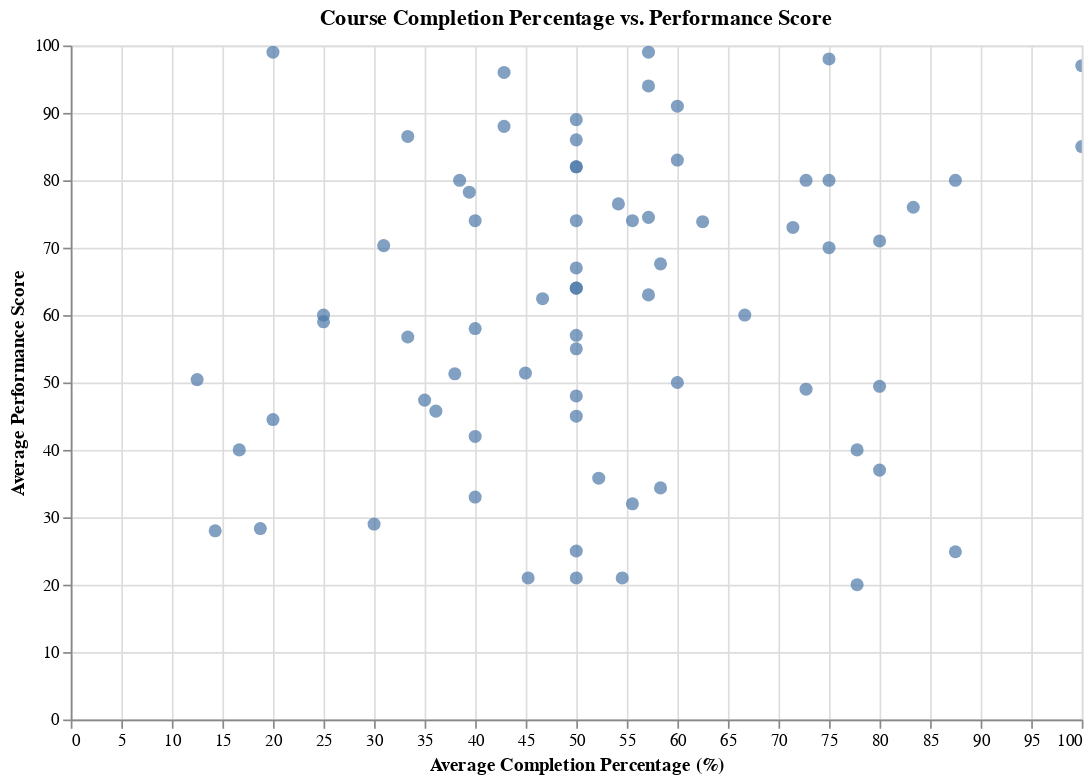

Write notebook code for a chart like this one.
### Markdown cell above
Hypothesis: Employees with a higher completion percentage in courses achieve higher performance scores.

### Code cell
performance_summary = employee_performance.groupby(['user_id', 'name', 'designation']).agg({
    'completion_percentage': 'mean',
    'performance_score': 'mean'
}).reset_index()

# Create an interactive scatter plot
chart1 = alt.Chart(performance_summary).mark_circle(size=60).encode(
    x=alt.X('completion_percentage:Q', title='Average Completion Percentage (%)'),
    y=alt.Y('performance_score:Q', title='Average Performance Score'),
    tooltip=['completion_percentage', 'performance_score']
).properties(
    title='Course Completion Percentage vs. Performance Score',
    width=600,
    height=400
).interactive()

chart1.show()

### Figure 1 — Vega-Lite specification as saved in the notebook (floating-point values rounded to 4 significant figures)
{"config": {"view": {"continuousWidth": 300, "continuousHeight": 300}}, "data": {"name": "data-211c1580a29a0638a8ecf937d722faa7"}, "mark": {"type": "circle", "size": 60}, "encoding": {"tooltip": [{"field": "completion_percentage", "type": "quantitative"}, {"field": "performance_score", "type": "quantitative"}], "x": {"field": "completion_percentage", "title": "Average Completion Percentage (%)", "type": "quantitative"}, "y": {"field": "performance_score", "title": "Average Performance Score", "type": "quantitative"}}, "height": 400, "params": [{"name": "param_9", "select": {"type": "interval", "encodings": ["x", "y"]}, "bind": "scales"}], "title": "Course Completion Percentage vs. Performance Score", "width": 600, "$schema": "https://vega.github.io/schema/vega-lite/v5.20.1.json", "datasets": {"data-211c1580a29a0638a8ecf937d722faa7": [{"user_id": "0564dc8a-2c53-44ac-b2ec-499755de840f", "name": "Shawna Flores", "designation": "UI/UX Designer", "completion_percentage": 44.97, "performance_score": 51.4}, {"user_id": "07f6381b-edfe-4f3e-b485-0fc0d9fb6e97", "name": "Ryan Humphrey", "designation": "AI Specialist", "completion_percentage": 30.95, "performance_score": 70.31}, {"user_id": "08d9ffbd-de91-441c-8e9a-b788fb4d4e63", "name": "Jennifer Johnson", "designation": "Cybersecurity Specialist", "completion_percentage": 77.78, "performance_score": 20.0}, {"user_id": "08deeed2-0763-4c37-8a19-0c6be01687f6", "name": "Brenda Bird", "designation": "Cybersecurity Specialist", "completion_percentage": 75.0, "performance_score": 80.0}, {"user_id": "0d525492-03a0-4e66-87d9-f4d4df10aa24", "name": "Justin Potts", "designation": "Software Tester", "completion_percentage": 14.29, "performance_score": 28.0}, {"user_id": "109eb90e-2ed1-4814-8c38-327f205d701f", "name": "Mary Lowery", "designation": "Data Scientist", "completion_percentage": 87.5, "performance_score": 24.89}, {"user_id": "13440170-ced1-44e7-9564-178443535f85", "name": "Hannah Oconnor", "designation": "Cybersecurity Specialist", "completion_percentage": 50.0, "performance_score": 48.0}, {"user_id": "17365fa9-099c-4832-b731-b0405dff9e2c", "name": "Laura Williams", "designation": "AI Specialist", "completion_percentage": 42.86, "performance_score": 88.0}, {"user_id": "179160f0-a7e1-4eea-868d-a2140b587c5d", "name": "Timothy Lambert", "designation": "Data Engineer", "completion_percentage": 58.33, "performance_score": 34.36}, {"user_id": "1882a27f-47dd-445c-a860-9860c38ee52d", "name": "Angela Freeman DDS", "designation": "Data Scientist", "completion_percentage": 20.0, "performance_score": 44.5}, {"user_id": "1a95714c-7433-4b17-8676-9b6cb1c24c95", "name": "Michelle Shaffer", "designation": "Mobile Developer", "completion_percentage": 57.14, "performance_score": 74.5}, {"user_id": "1c5115b0-e1b8-41c1-bb02-d700d7145284", "name": "Tim Johnston", "designation": "Web Developer", "completion_percentage": 25.0, "performance_score": 60.0}, {"user_id": "2ab482cf-9a1d-4271-9de5-812857d00f15", "name": "James Lyons", "designation": "Data Engineer", "completion_percentage": 87.5, "performance_score": 80.0}, {"user_id": "2c914c16-a68f-4c6c-950c-84f4b86c2a7b", "name": "Bryan Smith", "designation": "Software Tester", "completion_percentage": 18.75, "performance_score": 28.33}, {"user_id": "304dcd27-7544-4ae5-9de3-1475fe9c40e3", "name": "James Hernandez", "designation": "Data Engineer", "completion_percentage": 72.73, "performance_score": 80.0}, {"user_id": "3855a262-1914-476d-8b2d-3a95e575e4de", "name": "Andrew Burke", "designation": "AI Specialist", "completion_percentage": 42.86, "performance_score": 96.0}, {"user_id": "38995514-089d-469e-b7e0-d72ef1f642d3", "name": "Shirley Miller", "designation": "UI/UX Designer", "completion_percentage": 50.0, "performance_score": 74.0}, {"user_id": "3aad913a-f14d-4eb0-857c-2800a33e40db", "name": "Michael Hull", "designation": "UI/UX Designer", "completion_percentage": 50.0, "performance_score": 82.0}, {"user_id": "3cd83988-77f8-44d1-84fa-6a43ad4ec8f3", "name": "Peter Walker", "designation": "AI Specialist", "completion_percentage": 20.0, "performance_score": 99.0}, {"user_id": "3d629268-0c56-4a69-b55d-c9cc3a8cac89", "name": "Danielle Carpenter", "designation": "Web Developer", "completion_percentage": 40.0, "performance_score": 74.0}, {"user_id": "486784cb-20a9-41d5-a147-2619b685f7fc", "name": "Michelle Brennan", "designation": "Data Engineer", "completion_percentage": 75.0, "performance_score": 70.0}, {"user_id": "49ccf0c9-64fc-4812-b09a-0a70d1ad733d", "name": "Maria Miller", "designation": "Data Engineer", "completion_percentage": 50.0, "performance_score": 67.0}, {"user_id": "49dc971a-2106-4dbb-b750-4b2d37bee24b", "name": "Alison Carr", "designation": "Web Developer", "completion_percentage": 57.14, "performance_score": 94.0}, {"user_id": "516c7f77-8812-446d-a146-a9be94fdc2a4", "name": "Megan Russo", "designation": "DevOps Engineer", "completion_percentage": 60.0, "performance_score": 91.0}, {"user_id": "53a3b69b-dd40-4d5a-a15c-433f442e53a6", "name": "Traci Ortiz", "designation": "AI Specialist", "completion_percentage": 12.5, "performance_score": 50.43}, {"user_id": "5513d463-19a8-459a-8173-6450b0632048", "name": "Christine Garcia", "designation": "AI Specialist", "completion_percentage": 16.67, "performance_score": 40.0}, {"user_id": "57d0874f-fb72-43bf-9d88-da2da7a3a1e8", "name": "Steve Lam", "designation": "Cybersecurity Specialist", "completion_percentage": 55.56, "performance_score": 32.0}, {"user_id": "58f0f152-7dee-47c8-92bb-56e1aa4da25a", "name": "Brenda Carter", "designation": "DevOps Engineer", "completion_percentage": 100.0, "performance_score": 97.0}, {"user_id": "5ee3ede2-23f3-4be2-958f-a96e22fbb2e0", "name": "Jessica Abbott", "designation": "AI Specialist", "completion_percentage": 50.0, "performance_score": 25.0}, {"user_id": "6483031e-7f1d-402e-a13d-56622e6157ee", "name": "Teresa Lee", "designation": "AI Specialist", "completion_percentage": 57.14, "performance_score": 99.0}, {"user_id": "6c0c5d2d-ce33-4a6e-91f4-810b7ec7fd8a", "name": "Zachary Eaton", "designation": "DevOps Engineer", "completion_percentage": 80.0, "performance_score": 37.0}, {"user_id": "6d19c180-92da-4d5f-9e8d-92030b99f39d", "name": "Debbie Wilson", "designation": "Cybersecurity Specialist", "completion_percentage": 72.73, "performance_score": 49.0}, {"user_id": "7568652e-ddab-4102-9c44-590336b3afcf", "name": "Julie Woods", "designation": "AI Specialist", "completion_percentage": 77.78, "performance_score": 40.0}, {"user_id": "77616122-6463-4f54-97bf-e41d45e28e0b", "name": "Dale Hicks", "designation": "Cybersecurity Specialist", "completion_percentage": 80.0, "performance_score": 71.0}, {"user_id": "7b6cac55-e272-496a-bb17-0136c460474e", "name": "Michael Daniels", "designation": "Web Developer", "completion_percentage": 54.17, "performance_score": 76.5}, {"user_id": "7ba92d62-52bd-48c4-8146-da84e760a18a", "name": "Matthew Miller", "designation": "Web Developer", "completion_percentage": 50.0, "performance_score": 21.0}, {"user_id": "7ddd3ed2-e4d2-420c-bd01-fa05cd2c6ab1", "name": "Sarah Gordon", "designation": "Software Tester", "completion_percentage": 62.5, "performance_score": 73.86}, {"user_id": "8145dc69-db05-4889-8115-6ae7bbeb03f4", "name": "Denise Benjamin", "designation": "AI Specialist", "completion_percentage": 33.33, "performance_score": 86.5}, {"user_id": "81e6a967-835d-4467-a505-867bf80eb314", "name": "Catherine Lester", "designation": "Data Scientist", "completion_percentage": 60.0, "performance_score": 50.0}, {"user_id": "82dde003-268e-4a7e-92f5-6aa9fc78cb11", "name": "Jeff Russo", "designation": "UI/UX Designer", "completion_percentage": 30.0, "performance_score": 29.0}, {"user_id": "84d7ebb2-9c2b-4149-9ab0-f7b51f82841e", "name": "Shawn Cummings", "designation": "Data Scientist", "completion_percentage": 80.0, "performance_score": 49.43}, {"user_id": "89af6831-8b40-4fbf-86e4-c1c871105249", "name": "Valerie Williams", "designation": "Web Developer", "completion_percentage": 37.99, "performance_score": 51.29}, {"user_id": "8eaf1874-9365-4c36-81d7-fe383e8720fc", "name": "Monica Schneider", "designation": "DevOps Engineer", "completion_percentage": 40.0, "performance_score": 58.0}, {"user_id": "956b2015-ab24-4c4c-b309-e171d296f4cb", "name": "Diana Kennedy", "designation": "Software Tester", "completion_percentage": 50.0, "performance_score": 89.0}, {"user_id": "98984613-ae00-44be-a1d4-2f75bcdb7349", "name": "Jennifer Harris", "designation": "Mobile Developer", "completion_percentage": 50.0, "performance_score": 86.0}, {"user_id": "9a08f052-ef2c-4495-916d-e8e818ef0b48", "name": "Casey Webb", "designation": "AI Specialist", "completion_percentage": 100.0, "performance_score": 85.0}, {"user_id": "a3cd58bf-124b-4a01-89be-e74265c6ff54", "name": "Stephen Russell", "designation": "Software Tester", "completion_percentage": 45.24, "performance_score": 21.0}, {"user_id": "a4e95cf4-5b51-4003-a4aa-b56eef7d9a05", "name": "Anthony Buckley", "designation": "UI/UX Designer", "completion_percentage": 38.46, "performance_score": 80.0}, {"user_id": "a66ba3e2-10fc-479b-99bd-902d93372f12", "name": "Nancy Carter", "designation": "UI/UX Designer", "completion_percentage": 33.33, "performance_score": 56.75}, {"user_id": "a769e100-ae92-4a0a-96d0-628ce6c9c579", "name": "Bethany Pollard", "designation": "Software Tester", "completion_percentage": 52.22, "performance_score": 35.8}, {"user_id": "b193c0bf-4da4-4916-b591-3b630184d8e8", "name": "Michael Campbell", "designation": "Mobile Developer", "completion_percentage": 50.0, "performance_score": 82.0}, {"user_id": "c16b825a-4cc9-4bac-8477-d586105560c9", "name": "Jessica Park", "designation": "Web Developer", "completion_percentage": 39.42, "performance_score": 78.24}, {"user_id": "c40bae19-4aa7-472c-9fdf-5010236b7f19", "name": "Chad Guzman", "designation": "Data Engineer", "completion_percentage": 40.0, "performance_score": 42.0}, {"user_id": "c5b81b22-eda6-4d0d-8430-c7e1a0ac65a9", "name": "Victoria Howard", "designation": "Mobile Developer", "completion_percentage": 50.0, "performance_score": 64.0}, {"user_id": "d7ced9c9-c125-45b2-91c7-241cf90e006d", "name": "Hannah Patel", "designation": "Data Scientist", "completion_percentage": 83.33, "performance_score": 76.0}, {"user_id": "d89e6a74-ecee-476b-86d5-c7bc9647bc1b", "name": "Kristy Skinner", "designation": "Data Scientist", "completion_percentage": 50.0, "performance_score": 57.0}, {"user_id": "dbb894ef-5d53-4200-bb54-af100bfee8e1", "name": "Robert Ferrell", "designation": "Software Tester", "completion_percentage": 50.0, "performance_score": 45.0}, {"user_id": "dd311e39-8242-498a-91d7-7bc26de8da31", "name": "Alexander Parker", "designation": "Web Developer", "completion_percentage": 50.0, "performance_score": 64.0}, {"user_id": "df74e052-2ede-4562-bcbb-d880310cf0da", "name": "James Underwood", "designation": "UI/UX Designer", "completion_percentage": 40.0, "performance_score": 33.0}, {"user_id": "e33c659a-b184-4cac-a051-712fbd39bc4b", "name": "Earl Jones", "designation": "Software Tester", "completion_percentage": 60.0, "performance_score": 83.0}, {"user_id": "e33d2272-1399-4832-8289-920c45920b4c", "name": "Caroline Deleon", "designation": "Data Scientist", "completion_percentage": 75.0, "performance_score": 98.0}, {"user_id": "e458ddfd-905e-451b-8fab-6c8eb55e4fc0", "name": "Jordan Henderson", "designation": "AI Specialist", "completion_percentage": 46.67, "performance_score": 62.43}, {"user_id": "e89f05e0-9c78-4d9c-a4e3-487a2256b94d", "name": "Douglas Garner", "designation": "DevOps Engineer", "completion_percentage": 66.67, "performance_score": 60.0}, {"user_id": "e8cf7f8f-ede9-4ff1-9d40-70f2f8525078", "name": "Tiffany Rodriguez", "designation": "Mobile Developer", "completion_percentage": 25.0, "performance_score": 59.0}, {"user_id": "ea7a3269-5544-43ed-ad9f-f797a80c2832", "name": "Melinda Johnson", "designation": "AI Specialist", "completion_percentage": 55.56, "performance_score": 74.0}, {"user_id": "ef9f51dc-1ac6-4a3b-8131-a9bc750cb9b0", "name": "Michelle Burns", "designation": "Web Developer", "completion_percentage": 57.14, "performance_score": 63.0}, {"user_id": "f65e8c67-1b9c-4303-8205-a1eb50b28117", "name": "Miguel Diaz", "designation": "UI/UX Designer", "completion_percentage": 58.33, "performance_score": 67.6}, {"user_id": "f884a6af-afcf-4dd1-ae84-8f5f02804ede", "name": "Christopher Melendez", "designation": "Data Scientist", "completion_percentage": 36.11, "performance_score": 45.75}, {"user_id": "f9d271d3-b328-4b2f-89bb-bd1b23ab7d32", "name": "James Wong", "designation": "Cybersecurity Specialist", "completion_percentage": 35.0, "performance_score": 47.38}, {"user_id": "fc046613-47e8-427e-beb5-699680acb5b8", "name": "Elizabeth Brown", "designation": "Data Engineer", "completion_percentage": 71.43, "performance_score": 73.0}, {"user_id": "fd4a96d9-39b7-4d9b-a9b3-4fcb493e0e0b", "name": "Patricia Montoya", "designation": "UI/UX Designer", "completion_percentage": 54.55, "performance_score": 21.0}, {"user_id": "fe5b8301-1b13-4683-8fb5-3e8689f0c4d8", "name": "Kimberly Cowan", "designation": "Data Engineer", "completion_percentage": 50.0, "performance_score": 55.0}]}}
